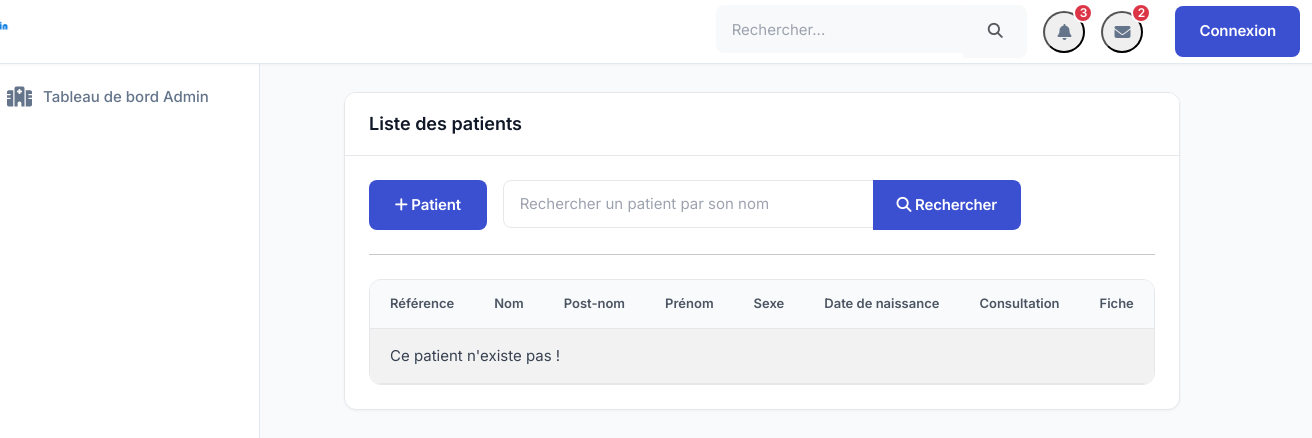
Page /core/liste_patient/ on the earlier database version.
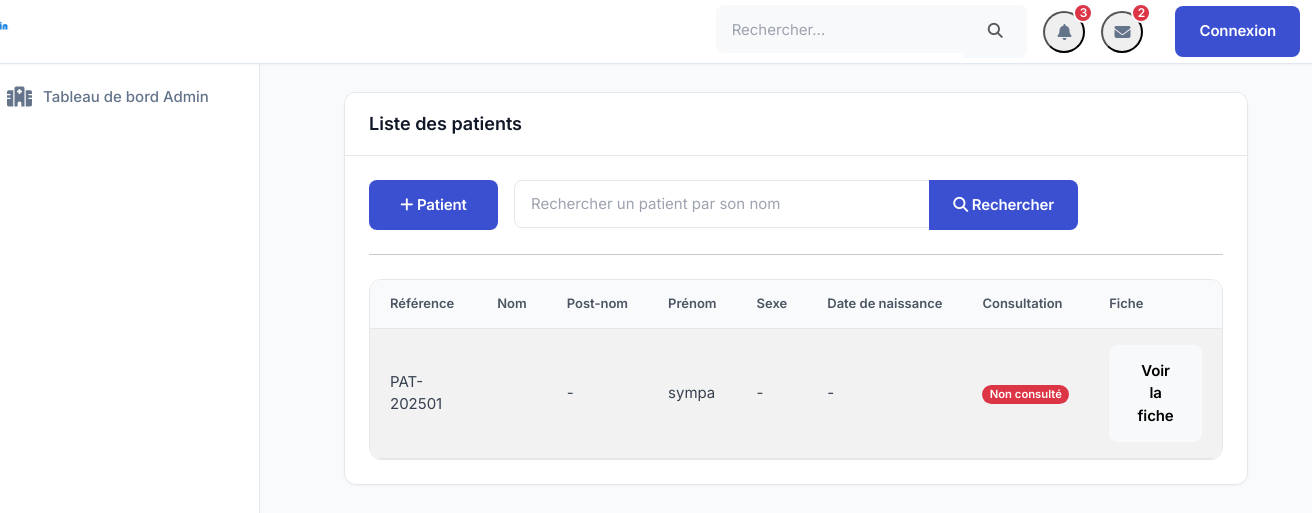
Same page on the later database version.
### core/models.py (models this page shows, shortened)
class Patients(models.Model):
    MERITAL_STATUS = [
        ("Single","Célibataire"),
        ("Married","Marié(e)"),
        ("Widowed","Veuf(vue)"),
        ("Divorced","Divorcé(e)"),
    ]
    CONSULTATION_STATUS = [
        ("En attente de consultation","En attente de consultation"),
        ("Consultation effectuée","Consultation effectuée"),
        ("Consultation annulée","Consultation annulée"),
        ("Consultation terminée","Consultation terminée"),
    ]
    user = models.OneToOneField(settings.AUTH_USER_MODEL, on_delete=models.CASCADE, related_name='patient', null=True, blank=True)
    name = models.CharField(max_length=255, null=True, blank=True)
    first_name = models.CharField(max_length=255)
    last_name = models.CharField(max_length=255, null=True, blank=True)
    birth_date = models.DateField(null=True, blank=True)
    gender = models.CharField(max_length=10, choices=GENDER_CHOICES, null=True, blank=True)
    phone_number = models.CharField(max_length=20, null=True, blank=True)
    email = models.EmailField(null=True, blank=True)
    reference = models.CharField(max_length=255, null=True, blank=True)
    created_at = models.DateTimeField(auto_now_add=True)
    status = models.CharField(max_length=10, choices=MERITAL_STATUS, null=True, blank=True)
    occupation = models.CharField(max_length=255, null=True, blank=True)
    nationality = models.CharField(max_length=255, null=True, blank=True)
    consultation_status = models.CharField(max_length=255, choices=CONSULTATION_STATUS, default="En attente de consultation")
    emergency_contact_name = models.CharField(max_length=255, null=True, blank=True)
    emergency_contact_phone = models.CharField(max_length=20, null=True, blank=True)
    address = models.TextField(null=True, blank=True)
    medical_history = models.TextField(null=True, blank=True)
    allergies = models.TextField(null=True, blank=True)
    blood_group = models.CharField(max_length=10, null=True, blank=True)
    insurance_provider = models.CharField(max_length=255, null=True, blank=True)
    insurance_number = models.CharField(max_length=255, null=True, blank=True)
    updated_at = models.DateTimeField(auto_now=True)
    class Meta:
        ordering = ["-created_at"]

### core/views.py (the view)
# urls.py: path('liste_patient/', liste_patient, name='liste_patient'),
def liste_patient(request, *args, **kwargs):
    patients = Patients.objects.all()
    context = {
        'patients': patients
    }
    return render(request, "core/liste_patient.html", context)

### doctors/context_processors.py (called while the page is built)
def active_consultation(request):
    return {
        'active_consultation': getattr(request, 'active_consultation', None)
    }

### core/templates/core/liste_patient.html (shortened to what this page needs)
{% extends 'core/base.html' %}
{% block content %}
<div class="container mt-3" style="height: 90vh; overflow-y: auto;">
    <div class="card">
        <div class="card-header">
            <h5 class="card-title mb-0">Liste des patients</h5>
        </div>
        <div class="card-body">
            <section class="mb-4">
                <div class="row g-3">
                    <div class="col-md-2">
                        <a href="{% url 'inscription_patient' %}" class="btn btn-sm btn-primary w-100">
                            <i class="fas fa-plus"></i> Patient
                        </a>
                    </div>
                    <div class="col-md-8">
                        <form action="{% url 'recherche_patient' %}" method="post">
                           <div class="input-group">
                                <input type="text" name="q" value="{{ query }}" class="form-control" placeholder="Rechercher un patient par son nom">
                                <button class="btn btn-sm btn-primary" type="submit">
                                    <i class="fas fa-search"></i> Rechercher
                                </button>
                           </div>
                        </form>
                    </div>
                </div>
            </section>
            <hr class="my-4">
            <div class="table-responsive">
                <table class="table table-striped table-hover">
                    <thead>
                        <tr>
                            <th>Référence</th>
                            <th>Nom</th>
                            <th>Post-nom</th>
                            <th>Prénom</th>
                            <th>Sexe</th>
                            <th>Date de naissance</th>
                            <th>Consultation</th>
                            <th>Fiche</th>
                        </tr>
                    </thead>
                    <tbody>
                        {% for patient in patients %}
                        <tr>
                            <td>{{ patient.reference }}</td>
                            <td>{{ patient.last_name }}</td>
                            <td>{{ patient.name|default:"-" }}</td>
                            <td>{{ patient.first_name }}</td>
                            <td>
                                {% if patient.gender == 'male' %}
                                    Homme
                                {% elif patient.gender == 'female' %}
                                    Femme
                                {% else %}
                                    -
                                {% endif %}
                            </td>
                            <td>{{ patient.birth_date|date:"d/m/Y"|default:"-" }}</td>
                            <td>
                                {% if patient.is_consulted %}
                                    <span class="badge bg-success">Consulté</span>
                                {% else %}
                                    <span class="badge bg-danger">Non consulté</span>
                                {% endif %}
                            </td>
                            <td>
                                <div class="d-flex justify-content-end">
                                    <a href="{% url 'detail_patient' patient.id %}" class="btn btn-light btn-sm">
                                        Voir la fiche
                                    </a>
                                </div>
                            </td>
                        </tr>
                        {% empty %}
                           <tr>
                            <td colspan="12">
                                <span>Ce patient n'existe pas !</span>
                            </td>
                           </tr>
                        {% endfor %}
                    </tbody>
                </table>
            </div>
        </div>
    </div>
</div>
{% endblock %}

### core/templates/core/base.html (shortened to what this page needs)
{% load static %}
<!DOCTYPE html>
<html lang="fr">
<head>
    <link href="https://cdn.jsdelivr.net/npm/bootstrap@5.3.2/dist/css/bootstrap.min.css" rel="stylesheet">
    <link rel="stylesheet" href="https://cdnjs.cloudflare.com/ajax/libs/font-awesome/6.5.1/css/all.min.css">
    <link rel="stylesheet" href="{% static 'css/style.css' %}">
</head>
<body>
    <header class="app__header">
        <div class="container-fluid">
            <div class="row h-100 align-items-center justify-content-between">
                <div class="col-auto d-flex align-items-center">
                    <div class="logo-doc">
                        <img src="{% static 'media/log-kin.png' %}" alt="Kin-Doctor Logo" class="img-fluid">
                    </div>
                </div>
                <div class="col-auto d-flex align-items-center gap-3">
                    <div class="d-none d-md-block">
                        <div class="input-group">
                            <input type="search" class="form-control border-0 bg-light" placeholder="Rechercher...">
                            <button class="btn btn-light" type="button">
                                <i class="fas fa-search text-muted"></i>
                            </button>
                        </div>
                    </div>
                    <div class="dropdown">
                        <button class="btn-notification position-relative" type="button" data-bs-toggle="dropdown" aria-expanded="false">
                            <i class="fas fa-bell"></i>
                            <span class="position-absolute top-0 start-100 translate-middle badge rounded-pill bg-danger">
                                3
                            </span>
                        </button>
                    </div>
                    <div class="dropdown">
                        <button class="btn-notification position-relative" type="button" data-bs-toggle="dropdown" aria-expanded="false">
                            <i class="fas fa-envelope"></i>
                            <span class="position-absolute top-0 start-100 translate-middle badge rounded-pill bg-danger">
                                2
                            </span>
                        </button>
                    </div>
                    {% if request.user.is_authenticated %}
                    <div class="dropdown ms-3">
                        <button class="user-profile btn" type="button" data-bs-toggle="dropdown" aria-expanded="false">
                            <div class="d-flex align-items-center">
                                <div class="flex-shrink-0">
                                    {% if request.user.photo %}
                                        <img src="{{ request.user.photo.url }}" alt="Photo de profil">
                                    {% else %}
                                        <div class="rounded-circle bg-secondary text-white d-flex align-items-center justify-content-center" style="width: 32px; height: 32px;">
                                            <i class="fas fa-user"></i>
                                        </div>
                                    {% endif %}
                                </div>
                                <div class="flex-grow-1 ms-2 d-none d-lg-block">
                                    <div class="small fw-semibold">{{ request.user.get_full_name|default:request.user.username }}</div>
                                    <div class="text-muted small">
                                        {% if request.user.is_doctor %}Médecin
                                        {% elif request.user.is_nurse %}Infirmier(e)
                                        {% elif request.user.is_admin %}Administrateur
                                        {% else %}Utilisateur{% endif %}
                                    </div>
                                </div>
                                <i class="fas fa-chevron-down ms-2 text-muted small"></i>
                            </div>
                        </button>
                        <ul class="dropdown-menu dropdown-menu-end shadow">
                            <li>
                                <a class="dropdown-item py-2" href="#">
                                    <i class="fas fa-user me-2 text-primary"></i>Mon profil
                                </a>
                            </li>
                            <li>
                                <a class="dropdown-item py-2" href="#">
                                    <i class="fas fa-cog me-2 text-primary"></i>Paramètres
                                </a>
                            </li>
                            <li><hr class="dropdown-divider"></li>
                            <li>
                                <a class="dropdown-item py-2 text-danger" href="{% url 'logout' %}">
                                    <i class="fas fa-sign-out-alt me-2"></i>Déconnexion
                                </a>
                            </li>
                        </ul>
                    </div>
                {% else %}
                    <a href="{% url 'login' %}" class="btn btn-primary ms-3">Connexion</a>
                {% endif %}
            </div>
        </div>
    </header>
    <div class="d-flex">
        <div class="sidebar" id="sidebar">
                <div class="position-sticky pt-1">
                    <ul class="nav flex-column">
                        {% if request.user.is_doctor %}
                        <li class="nav-item">
                            <a class="nav-link d-flex align-items-center gap-3 py-3 px-1 text-white" href="{% url 'doctor_dashboard' %}">
                                <i class="fas fa-hospital"></i>
                                <span>Tableau de Médécin</span>
                            </a>
                        </li>
                        {% else %}
                        <li class="nav-item">
                            <a class="nav-link d-flex align-items-center gap-3 py-3 px-1 text-white" href="{% url 'dashboard' %}">
                                <i class="fas fa-hospital"></i>
                                <span>Tableau de bord Admin</span>
                            </a>
                        </li>
                        {% endif %}
                    </ul>
                </div>
            </div>
            <div class="main-content">
                <div class="container-fluid py-4">
                    {% block content %}
                    {% endblock %}
                </div>
            </div>
        </div>
</body>
</html>

### server/static/css/style.css (style rules this page uses)
body { background-color: #f5f5f5; margin: 0; padding: 0; font-family: sans-serif; }
.app__header { background-color: #ffffff; display: flex; justify-content: space-between; align-items: center; box-shadow: 0 0 10px 0 rgba(0, 0, 0, 0.1); }
.logo-doc { width: 350px; height: 50px; position: relative; top: 1px; right: 100px; }
.logo-doc img { width: 100%; height: 100%; object-fit: contain; }
.sidebar { background-color: rgb(1, 108, 175); color: #ffffff; height: 100vh; }
.sidebar a { color: #ffffff; font-size: 16px; text-decoration: none; }
.btn-primary { background-color: rgb(11, 88, 160); border: none; transition: all 0.3s ease; }
.card { box-shadow: 0 4px 12px rgba(0, 0, 0, 0.1); transition: transform 0.3s ease, box-shadow 0.3s ease; }
.card-title { color: #2c3e50; font-weight: 600; }
.form-control { border-radius: 10px; border: 1px solid #ddd; padding: 10px; transition: border-color 0.3s ease, box-shadow 0.3s ease; }
.btn-primary { background-color: #3498db; border: none; border-radius: 10px; padding: 10px 20px; transition: background-color 0.3s ease; }
.container { padding: 20px; border-radius: 15px; }

Differences in the rows shown:
added Patients: reference "PAT-202501", name "-", first_name "sympa", birth_date "-"
Other differences:
text no longer shown: "Ce patient n'existe pas !"
